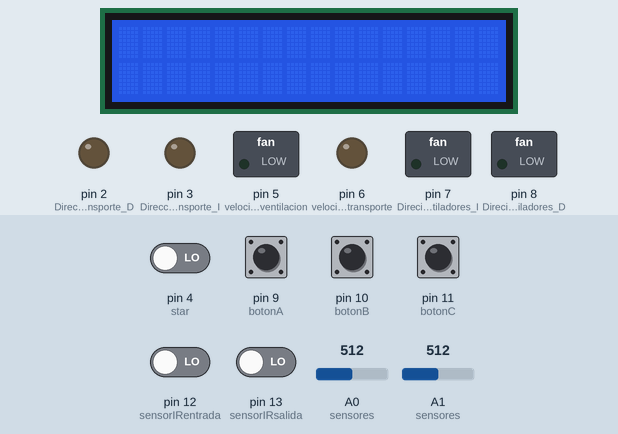
Simulated run of this sketch. Board: Arduino Uno, built with avr-gcc and run on an emulated ATmega328P. Shown: 16×2 character LCD, switched loads named in the sketch (green lamp = pin HIGH), output pins drawn as LEDs (lit = HIGH). The test bench sets the inputs (shaded band); at power-on: pin 4 (star), pin 9 (botonA), pin 10 (botonB), pin 11 (botonC), pin 12 (sensorIRentrada), pin 13 (sensorIRsalida) LOW, A0 (sensores) = 512, A1 (sensores) = 512. The local clock reads 2024-03-15 10:24:30 at power-on unless the sketch sets it; pins used as bus, display or sensor lines are not drawn; what the sketch prints to the serial monitor is not drawn.

Above: at 1.2 s.
1.3 s: pin 4 (star) driven HIGH
At 3.1 s:
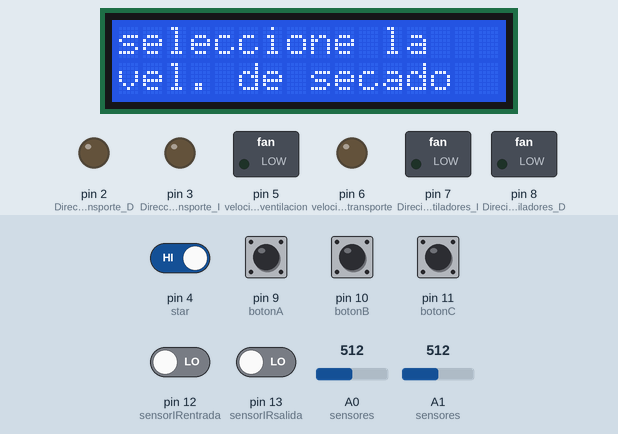
3.4 s: pin 9 (botonA) pulled HIGH for 0.15 s
At 4.2 s:
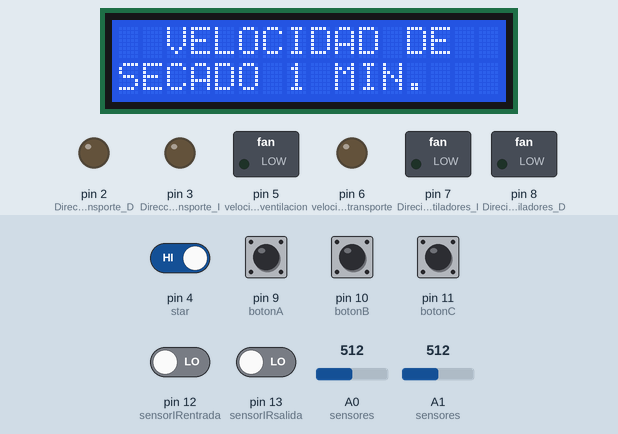
5.0 s: pin 10 (botonB) pulled HIGH for 0.15 s
At 6.9 s:
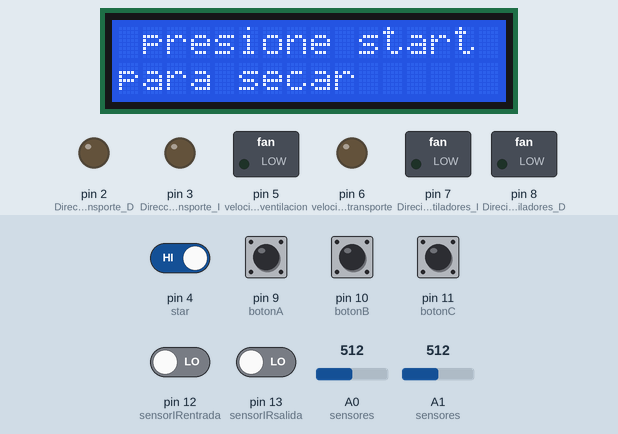
7.2 s: pin 10 (botonB) pulled HIGH for 1 s
At 9.0 s:
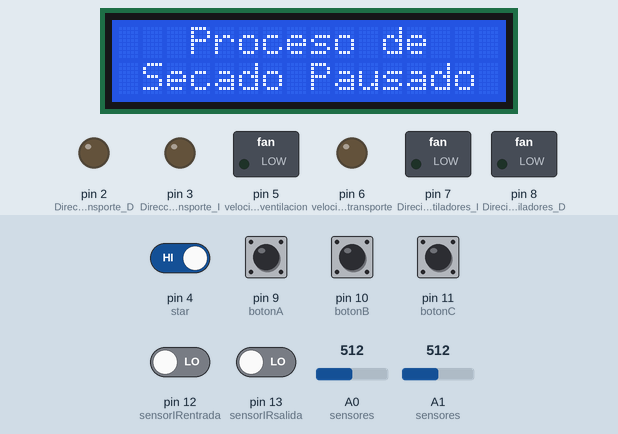
9.9 s: pin 10 (botonB) pulsed HIGH 5 times (0.12 s each, 0.3 s apart)
At 10.7 s:
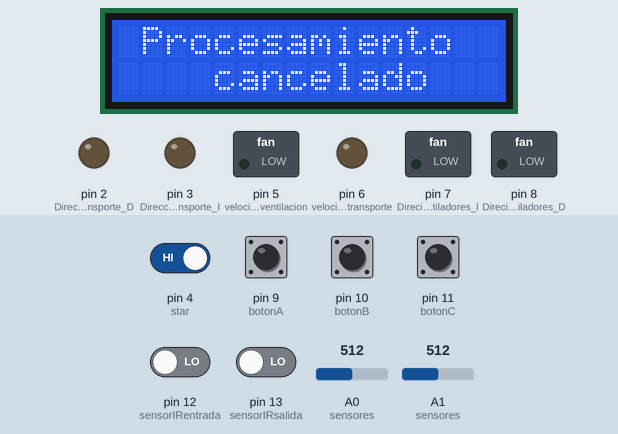
14.0 s: pin 9 (botonA) pulled HIGH for 1 s
At 15.9 s:
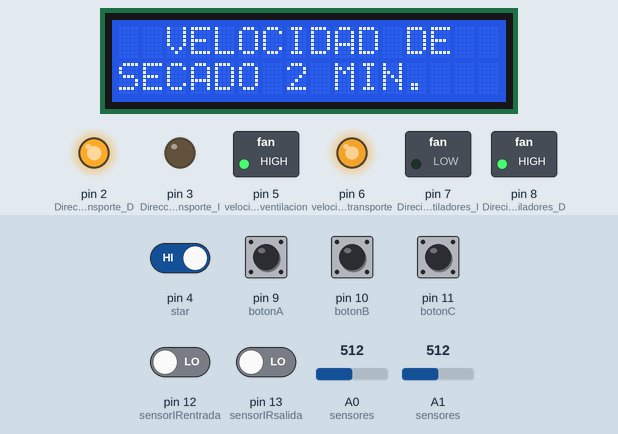
Timing chart, 0 to 17.4 s (numbered marks = the images above; inputs shaded):
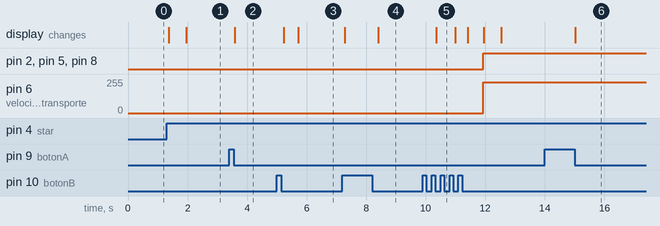

The sketch:

proyecto_final_secadora_de_radiografias.ino
```cpp
#include<TimerOne.h>
#include <RTClib.h>
#include <LiquidCrystal_I2C.h>
#include <PID_v1.h>

#define PIN_INPUT A2
#define SSR A3
#define tiempociclo 100

double Setpoint, Input, Output;
double Kp=0.078735, Ki=0.014271, Kd = 0.05;
PID myPID(&Input, &Output, &Setpoint, Kp, Ki, Kd, DIRECT);

unsigned long RespuestaUltimaTemperatura;
unsigned long lastPIDcalculation = 0;

RTC_DS3231 reloj;
unsigned long time;

LiquidCrystal_I2C lcd(0x27, 16,2 );

int tiempoactual,tiemposalida,tiemposecado,tiempollegada;


int play=0;
int star=4,bot_ON=0;
int botonA=9,botonB=10, botonC=11, botonmin=0, botonminant=0, botonstart=0,botonstartant=0;
int cantmin=0,eleccion;
int estado=0;
int cambio=0;
int botonnuevo;
int botonanterior=1;
int estadoanterior=0;
int pausa =0, pulsacion=0,tiempo_pulsacion=0,estado_pausa;

int etapa=1;
float temperatura;
int sensor;

int sensorIRentrada= 12;
int sensorIRsalida= 13;

//SENSORES DE TEMPERATURA
float lectura1,dato1,temperatura1;
float lectura2,dato2,temperatura2;

//VENTILADORES
int Direcion_ventiladores_D = 8;
int Direcion_ventiladores_I = 7;
int velocidad_ventilacion=5;

//TRANSPORTE
int Direccion_transporte_D = 2;
int Direccion_transporte_I = 3;
int velocidad_transporte = 6; // ENB conectada al pin 3 de Arduino

//RESISTENCIA
int ge=0,pot, disparo=3, grado_dimmer=0;
int potencia_secado=0;

int tempSecado,veltransporte,velsecado,tiempoproceso=0,conteo=0,referencia=0,a=1,  b=2,c=5,ele=0,entra=0,botonauto,botonautoant,estadoauto;
int entrada=0,salida=0;

void setup() {
  Serial.begin(9600);
  lcd.init();
  lcd.backlight();

  Setpoint = 390;
  myPID.SetOutputLimits(0, tiempociclo);
  myPID.SetSampleTime(tiempociclo);
  myPID.SetMode(AUTOMATIC);
  pinMode(SSR,OUTPUT);
  digitalWrite(SSR,LOW);

  pinMode(star,INPUT);
  pinMode(botonA,INPUT);
  pinMode(botonB,INPUT);
  pinMode(botonC,INPUT);

  pinMode(sensorIRentrada,INPUT);
  pinMode(sensorIRsalida,INPUT);

  pinMode (Direccion_transporte_D, OUTPUT);
  pinMode (Direccion_transporte_I, OUTPUT);
  pinMode (velocidad_transporte, OUTPUT);

  pinMode (Direcion_ventiladores_D, OUTPUT);
  pinMode (Direcion_ventiladores_I, OUTPUT);
  pinMode(velocidad_ventilacion, OUTPUT);

  if (! reloj.begin()) {       // si falla la inicializacion del modulo
  delay(1000);
  while (1);         // bucle infinito que detiene ejecucion del programa
  }
  reloj.adjust(DateTime(__DATE__,__TIME__));

}

void loop() {

  digitalWrite(SSR,LOW);
  bot_ON= digitalRead(star);

  if(bot_ON==1){

     DateTime proceso = reloj.now();
     tiemposecado=proceso.second();
     sensores();
     if(temperatura1 <=65  || temperatura2 <=65)
     {
      switch(etapa){
        case 1:

        lcd.clear();
        lcd.setCursor(0,0);
        lcd.print("BIENVENIDO");
        delay(500);
        etapa=2;

        break;

        case 2:

        digitalWrite(SSR,LOW);
        lcd.clear();
        lcd.setCursor(0,0);
        lcd.print("seleccione la");
        lcd.setCursor(0,1);
        lcd.print("vel. de secado");
        delay(400);

        while(cantmin == 0){
          botones();
        }
        eleccion=cantmin;
        cantmin=0;
        etapa=3;

        break;

        case 3:

        lcd.clear();
        lcd.setCursor(2,0);
        lcd.print("elijio ");
        lcd.setCursor(10,0);
        lcd.print(eleccion);
        lcd.setCursor(13,0);
        lcd.print("MIN");
        lcd.setCursor(0,1);
        lcd.print("vel. de secado");
        delay(400);

        etapa=4;

        break;

        case 4:

        if(estadoauto==1){
          etapa=5;
        }
        else if(estadoauto==0)
        {
            lcd.clear();
            lcd.setCursor(1,0);
            lcd.print("presione start");
            lcd.setCursor(0,1);
            lcd.print("para secar");
            delay(400);
            play=0;
            while(play==0){
            play=digitalRead(botonB);
          }
          etapa=5;

        }

        break;

        case 5:

        if(tiemposecado==0){
        DateTime proceso = reloj.now();
        tiemposecado=proceso.second();
        }

        if(eleccion==1){
          veltransporte=230;
          tiemposecado=proceso.second()+10;
          referencia=proceso.second();
          Setpoint = 390;
          velsecado=255;
        }
        else if(eleccion==2){
          veltransporte=180;
          referencia=proceso.second();
          tiemposecado=proceso.second()+20;
          Setpoint = 300;
          velsecado=180;
        }
        else if(eleccion==5){
          veltransporte=150;
          referencia=proceso.second();
          tiemposecado=proceso.second()+50;
          Setpoint = 260;
          velsecado=100;
        }

        while(referencia < tiemposecado){

          DateTime proceso = reloj.now();
          tiempoproceso =proceso.second();

          if(tiempoproceso > conteo){
            conteo=tiempoproceso;
            referencia=referencia+1;
          }
          boton_pausa();
          if(estado_pausa==0){
           secado();
          }
          else{
               if(tiempoproceso > conteo)
               {
                    conteo=tiempoproceso;
                    tiemposecado=tiemposecado+1;
                }
          }

          Serial.print(referencia);
          Serial.println("referencia");
          Serial.print(tiempoproceso);
          Serial.println("tiempoproceso");
          Serial.print(tiemposecado);
          Serial.println("tiemposecado");
          Serial.println("esta dentro de while");

        }
       if(digitalRead(sensorIRsalida)==0)
       {
         Serial.println("objeto detectado");
         digitalWrite (Direcion_ventiladores_D, HIGH);
         digitalWrite (Direcion_ventiladores_I, LOW);
         digitalWrite (Direccion_transporte_D, HIGH);
         digitalWrite (Direccion_transporte_I, LOW);
         analogWrite(velocidad_ventilacion,velsecado);
         analogWrite(velocidad_transporte,veltransporte);

        if (millis() - RespuestaUltimaTemperatura >= tiempociclo)
        {
        Input = analogRead(PIN_INPUT)*0.0048828125 *100;
        myPID.Compute();
        lastPIDcalculation = millis();
        RespuestaUltimaTemperatura = millis();
        }
        control();

         lcd.clear();
         lcd.setCursor(2,0);
         lcd.print("secando ");
         lcd.setCursor(3,1);
         lcd.print("radiografia");
         delay(500);
        }
       else{
         Serial.println("objeto detectado");
         digitalWrite (Direcion_ventiladores_D, LOW);
         digitalWrite (Direcion_ventiladores_I, LOW);
         digitalWrite (Direccion_transporte_D, LOW);
         digitalWrite (Direccion_transporte_I, LOW);
         analogWrite(velocidad_ventilacion,0);
         analogWrite(velocidad_transporte,0);

         conteo=0;
         tiemposecado=0;
         referencia=0;
         digitalWrite(SSR,LOW);
         lcd.clear();
         lcd.setCursor(2,0);
         lcd.print("Inserte nueva ");
         lcd.setCursor(3,1);
         lcd.print("radiografia");
         delay(500);
         etapa=4;
         }
      break;

      }
     }
   else
   {

             digitalWrite(SSR,LOW);
             lcd.clear();
             lcd.setCursor(2,0);
             lcd.print("PELIGRO");
             lcd.setCursor(3,1);
             lcd.print("SOBRECALENTAMIENTO");
             delay(400);
             etapa=2;
             conteo=0;
             tiemposecado=0;
             referencia=0;

             if(digitalRead(sensorIRentrada)!=0  || digitalRead(sensorIRsalida)!=0)
             {
                  digitalWrite (Direcion_ventiladores_D, HIGH);
                  digitalWrite (Direcion_ventiladores_I, LOW);
                  digitalWrite (Direccion_transporte_D, HIGH);
                  digitalWrite (Direccion_transporte_I, LOW);
                  analogWrite(velocidad_transporte,230);
                  analogWrite(velocidad_ventilacion,255);
                  lcd.clear();
                  lcd.setCursor(4,0);
                  lcd.print("Evacuando");
                  lcd.setCursor(3,1);
                  lcd.print("Radiografia");
                  delay(400);
             }
   }
  }
}

void botones(){

     //lectura botones
     botonmin = digitalRead(botonA);
     botonstart=digitalRead(botonB);
     botonauto = digitalRead(botonC);

     if(botonmin == 0 && botonminant== 1){

        entra++;
        if(entra == 1)
        {
           ele=a;
        }
        else if(entra ==2)
        {
           ele=b;
        }
       else if(entra ==3)
        {
           ele=c;
        }
      if(entra>=3){
          entra=0;
        }
       lcd.clear();
       lcd.setCursor(2,0);
       lcd.print("VELOCIDAD DE");
       lcd.setCursor(0,1);
       lcd.print("SECADO ");
       lcd.setCursor(7,1);
       lcd.print(ele);
       lcd.setCursor(9,1);
       lcd.print("MIN.");
       delay(400);
       }
       botonminant=botonmin;

      if(botonauto == 0 && botonautoant == 1)
      {
         if(estadoauto==0)
         {
            estadoauto=1;
            digitalWrite(10,HIGH);
         }
         else
         {
            estadoauto=0;
            digitalWrite(10,LOW);
         }
       }
       botonautoant=botonauto;


       if(botonstart == 0 && botonstartant == 1)
       {
           cantmin=ele;
       }
       botonstartant=botonstart;
}

void secado(){

  entrada = digitalRead(sensorIRentrada);
  salida = digitalRead(sensorIRsalida);
  Serial.print(entrada);
  Serial.println("lectura sensor de entrada");
  Serial.print(salida);
  Serial.println("lectura sensor de salida");

  if(digitalRead(sensorIRentrada)==0 && digitalRead(sensorIRsalida)==0){

            digitalWrite (Direcion_ventiladores_D, LOW);
            digitalWrite (Direcion_ventiladores_I, LOW);
            digitalWrite (Direccion_transporte_D, LOW);
            digitalWrite (Direccion_transporte_I, LOW);
            analogWrite(velocidad_transporte,0);
            analogWrite(velocidad_ventilacion,0);
            digitalWrite(SSR,LOW);

            lcd.clear();
            lcd.setCursor(3,0);
            lcd.print("ingrese la ");
            lcd.setCursor(3,1);
            lcd.print("radiografia");
            delay(500);

          }
   else if(digitalRead(sensorIRentrada)!=0 && digitalRead(sensorIRsalida)== 0 )
  {
    if (millis() - RespuestaUltimaTemperatura >= tiempociclo)
    {
    Input = analogRead(PIN_INPUT)*0.0048828125 *100;
    myPID.Compute();
    lastPIDcalculation = millis();
    RespuestaUltimaTemperatura = millis();
    }
    control();


    digitalWrite (Direcion_ventiladores_D, HIGH);
    digitalWrite (Direcion_ventiladores_I, LOW);
    digitalWrite (Direccion_transporte_D, HIGH);
    digitalWrite (Direccion_transporte_I, LOW);
    analogWrite(velocidad_transporte,veltransporte);
    analogWrite(velocidad_ventilacion,0);


    lcd.clear();
    lcd.setCursor(3,0);
    lcd.print("ingresando la");
    lcd.setCursor(3,1);
    lcd.print("radiografia");
    delay(500);
    analogWrite(velocidad_ventilacion,velsecado);
    lcd.clear();
    lcd.setCursor(2,0);
    lcd.print("posicionando ");
    lcd.setCursor(3,1);
    lcd.print("radiografia");
    delay(500);
  }
  else if(digitalRead(sensorIRentrada)==0 && digitalRead(sensorIRsalida)!=0)
  {
    if (millis() - RespuestaUltimaTemperatura >= tiempociclo)
    {
    Input = analogRead(PIN_INPUT)*0.0048828125 *100;
    myPID.Compute();
    lastPIDcalculation = millis();
    RespuestaUltimaTemperatura = millis();
    }
    control();

    digitalWrite (Direcion_ventiladores_D, HIGH);
    digitalWrite (Direcion_ventiladores_I, LOW);
    digitalWrite (Direccion_transporte_D, LOW);
    digitalWrite (Direccion_transporte_I, LOW);
    analogWrite(velocidad_transporte,0);
    analogWrite(velocidad_ventilacion,velsecado);
    lcd.clear();
    lcd.setCursor(2,0);
    lcd.print("secando ");
    lcd.setCursor(3,1);
    lcd.print("radiografia");
    delay(500);
  }
  else if(digitalRead(sensorIRentrada)!=0 && digitalRead(sensorIRsalida)!=0)
  {
    digitalWrite (Direcion_ventiladores_D, LOW);
    digitalWrite (Direcion_ventiladores_I, LOW);
    digitalWrite (Direccion_transporte_D, LOW);
    digitalWrite (Direccion_transporte_I, LOW);
    analogWrite(velocidad_transporte,0);
    analogWrite(velocidad_ventilacion,0);
    digitalWrite(SSR,LOW);
    lcd.clear();
    lcd.setCursor(5,0);
    lcd.print("error");
    delay(500);
  }

}

void cruce_cero(){

 ge=0;
}

void boton_pausa(){
  DateTime pausa_cancelacion = reloj.now();

  botonstart=digitalRead(botonB);
  if(botonstart == 0 && botonstartant == 1)
  {
    pulsacion++;

    DateTime pausa_cancelacion = reloj.now();
    tiempo_pulsacion =pausa_cancelacion.second();
    if(tiempo_pulsacion<=referencia){
      if(pulsacion==3){
        etapa = 2;
        conteo=0;
        tiemposecado=0;
        referencia=0;
        lcd.clear();
        lcd.setCursor(1,0);
        lcd.print("Procesamiento");
        lcd.setCursor(4,1);
        lcd.print("cancelado");
        delay(400);
      }
    }
    else{
      pulsacion=1;
    }
    if(pulsacion == 1){
     DateTime pausa_cancelacion = reloj.now();
     referencia =pausa_cancelacion.second()+3;
     if(estado_pausa==0){
        digitalWrite (Direcion_ventiladores_D, LOW);
        digitalWrite (Direcion_ventiladores_I, LOW);
        digitalWrite (Direccion_transporte_D, LOW);
        digitalWrite (Direccion_transporte_I, LOW);
        analogWrite(velocidad_transporte,0);
        analogWrite(velocidad_ventilacion,0);
        grado_dimmer=0;
        estado_pausa=1;
        lcd.clear();
        lcd.setCursor(3,0);
        lcd.print("Proceso de");
        lcd.setCursor(1,1);
        lcd.print("Secado Pausado");
        delay(400);
     }
     else{
        estado_pausa=0;
        lcd.clear();
        lcd.setCursor(0,0);
        lcd.print("Proceso");
        lcd.setCursor(0,1);
        lcd.print("en funcion");
        delay(400);
     }
    }

  }
  botonstartant=botonstart;
}
void sensores() {

  lectura1= analogRead(A0);
  dato1 = ((lectura1*5)/1024);
  temperatura1=((dato1*80)/5);
  lectura2= analogRead(A1);
  dato2 = ((lectura2*5)/1024);
  temperatura2=((dato2*80)/5);
  Serial.print("lectura sensor 1:         ");
  Serial.println(temperatura1);
  Serial.print("lectura sensor 2:         ");
  Serial.println(temperatura2);
  delay(50);

}
void control()
{
  if(millis() <= (lastPIDcalculation + Output) || (Output == tiempociclo))
  {
    digitalWrite(SSR,HIGH);
  }
  else
  {
    digitalWrite(SSR,LOW);
  }
}
```

Measured:
- after the input at 1.3 s, the display: first changes after 0.07 s (image 1 shows a later state)
- after the input at 3.4 s, the display: changes after 0.18 s (image 2)
- after the input at 5.0 s, the display: first changes after 0.23 s (image 3 shows a later state)
- after the input at 7.2 s, the display: first changes after 0.09 s (image 4 shows a later state)
- after the input at 9.9 s, pin 2 (Direccion_transporte_D), pin 5 (velocidad_ventilacion), pin 8 (Direcion_ventiladores_D): LOW → HIGH after 2.0 s; pin 6 (velocidad_transporte): 0/255 → 230/255 after 2.0 s; the display: changes after 0.45 s (image 5)
- after the input at 14.0 s, the display: changes after 1.0 s (image 6)
